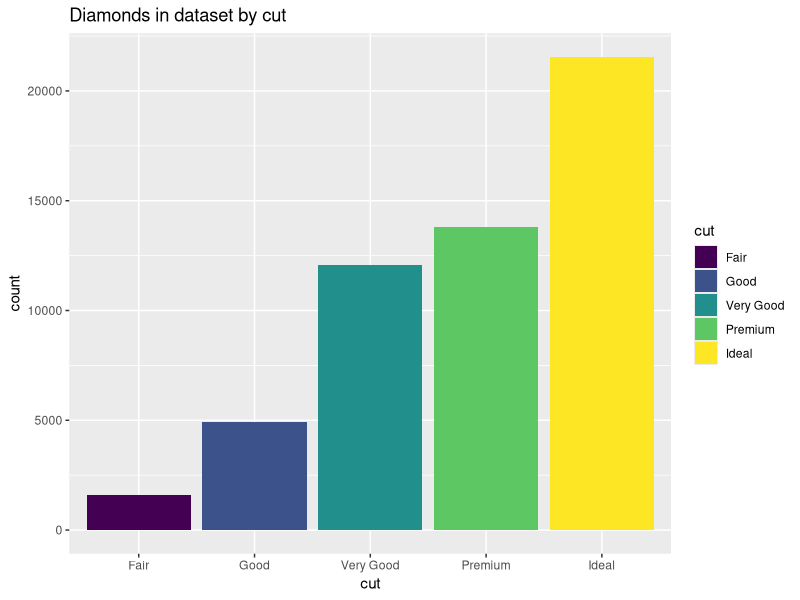
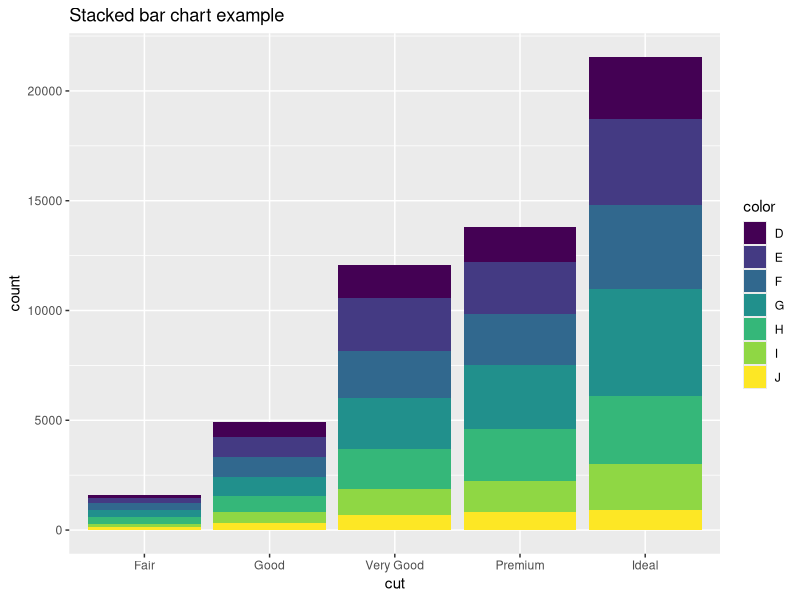
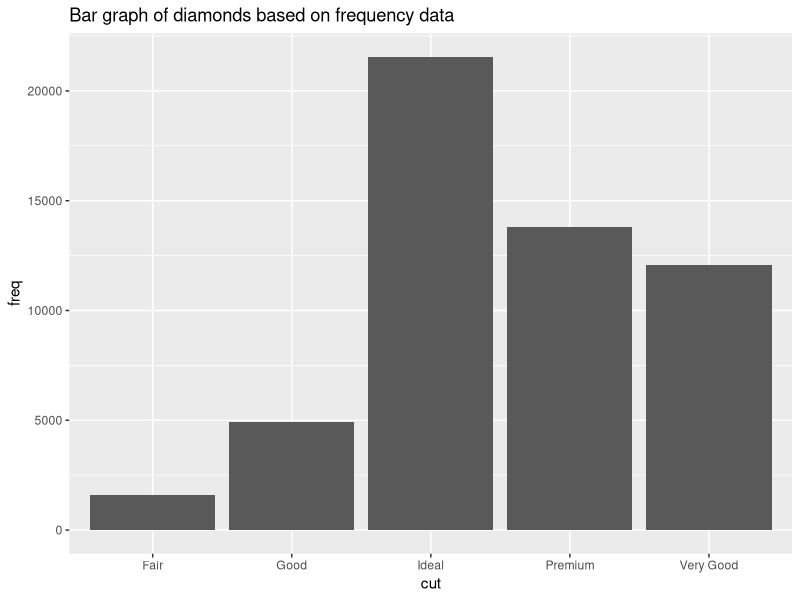
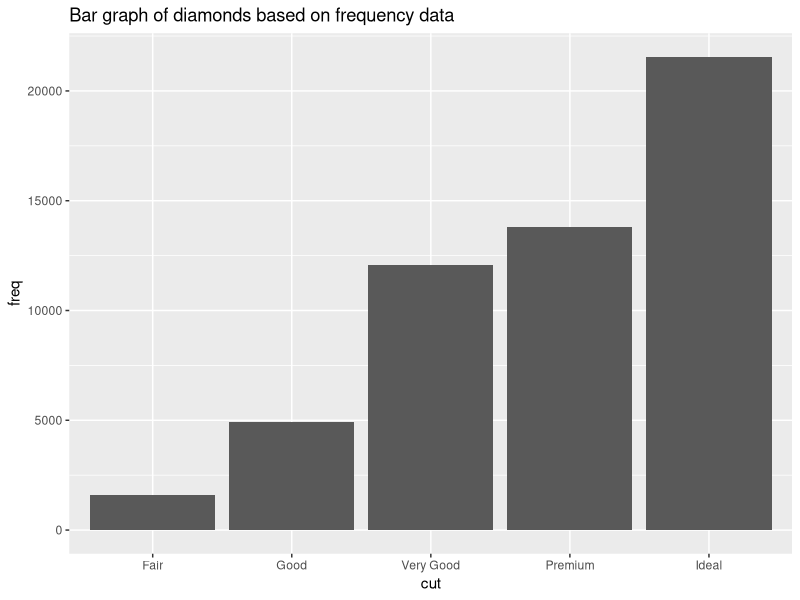
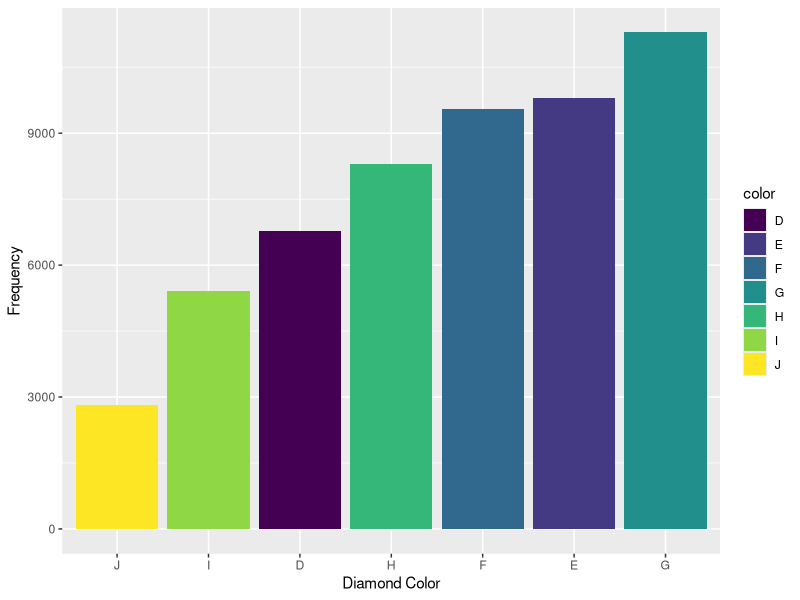
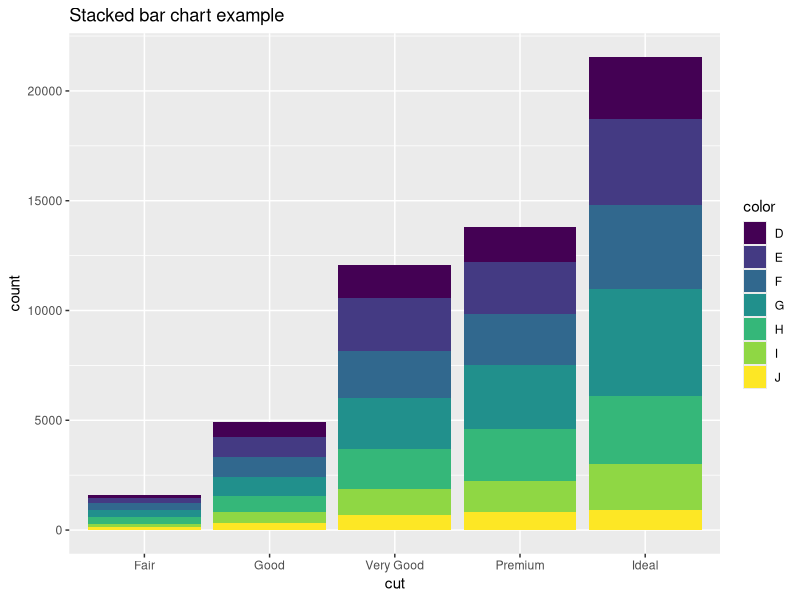
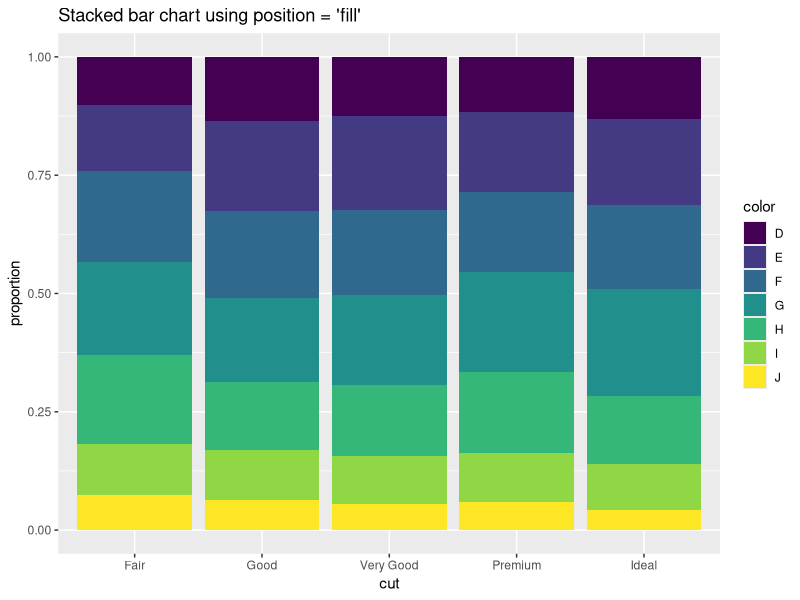
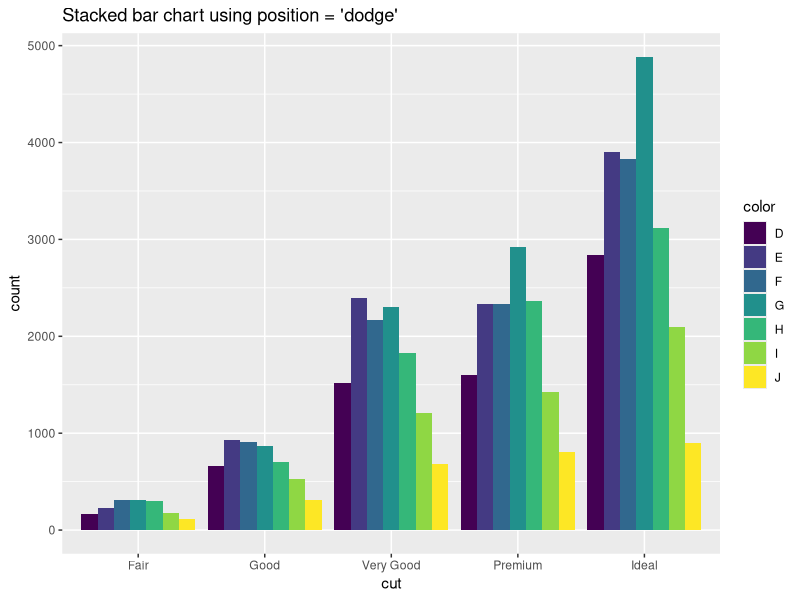

Generate these figures, in order, with R:
## ---- chunk 1
knitr::opts_chunk$set(echo = FALSE)
library(ggplot2)
library(dplyr)
library(magrittr)
## ---- chunk 2
ggplot(data = diamonds) + 
  geom_bar(mapping = aes(x = cut, fill=cut)) +
  ggtitle("Diamonds in dataset by cut")
## ---- chunk 3
ggplot(data = diamonds) + 
  geom_bar(mapping = aes(x = cut, fill=color)) +
  ggtitle("Stacked bar chart example")
## ---- chunk 4
demo <- data.frame(cut = c("Fair", "Good", "Very Good", "Premium", "Ideal"), 
                   freq = c(1610, 4905, 12082, 13791, 21551)
)
ggplot(demo) + geom_bar(aes(x=cut, y=freq), stat="Identity") +
  ggtitle("Bar graph of diamonds based on frequency data")
## ---- chunk 5
demo1 <- diamonds %>% group_by(cut) %>% summarize(freq=n())
demo1
## ---- chunk 6
ggplot(demo1) + geom_bar(aes(x=cut, y=freq), stat="Identity") +
  ggtitle("Bar graph of diamonds based on frequency data")
## ---- chunk 7
ggplot(diamonds, aes(x=reorder(color, color, FUN = length), fill=color)) + geom_bar() +
  xlab("Diamond Color") + ylab("Frequency")
  ggtitle("Diamond color sorted by frequency of occurrance")
## ---- chunk 8
ggplot(data = diamonds) + 
  geom_bar(mapping = aes(x = cut, fill=color)) +
  ggtitle("Stacked bar chart example")
## ---- chunk 9
ggplot(data = diamonds) + 
  geom_bar(mapping = aes(x = cut, fill=color), position="fill") +
  ylab("proportion") +
  ggtitle("Stacked bar chart using position = 'fill'")
## ---- chunk 10
ggplot(data = diamonds) + 
  geom_bar(mapping = aes(x = cut, fill=color), position="dodge") +
  ggtitle("Stacked bar chart using position = 'dodge'")
## ---- chunk 11
ggplot(diamonds) + geom_boxplot(aes(x=color, y = carat)) + 
  ggtitle("Box and whiskers example")
## ---- chunk 12
ggplot(diamonds) + geom_violin(aes(x=color, y = carat)) + 
  ggtitle("Violin plot example")
## ---- chunk 13
ggplot(diamonds) + stat_summary(aes(x=color, y = carat), fun.y = mean, fun.ymin=min, fun.ymax=max) + 
  ggtitle("stat_summary example with mean and max/min")
## ---- chunk 14
q05 <- function(x) quantile(x, 0.05)
q95 <- function(x) quantile(x, 0.95)
ggplot(diamonds) + stat_summary(aes(x=color, y = carat), fun.y = median, fun.ymin=q05, fun.ymax=q95) + 
  ggtitle("stat_summary example with median and 5th and 95th quantiles")
## ---- chunk 15
ggplot(diamonds) + stat_summary(aes(x=color, y = carat), fun.y = median, fun.ymin=q05, fun.ymax=q95) + coord_flip() +
  ggtitle("stat_summary example with median and 5th and 95th quantiles")
## ---- chunk 16
ggplot(diamonds) + geom_violin(aes(x=color, y = carat)) + coord_flip() + 
  ggtitle("Violin plot example")
## ---- chunk 17
ggplot(diamonds) + geom_density(aes(carat)) + facet_wrap(~ color) + 
  ggtitle("Density plot example with facet wrap")
## ---- chunk 18
ggplot(diamonds) + geom_density(aes(carat)) + facet_grid(. ~ color) + 
  ggtitle("Density plot example with facet grid - horizontal")
## ---- chunk 19
ggplot(diamonds) + geom_density(aes(carat)) + facet_grid(color ~ .) + 
  ggtitle("Density plot example with facet grid - vertical")
## ---- chunk 20
diamonds %>% 
  count(color, cut) %>%  
  ggplot() + geom_tile(mapping=aes(x=color, y=cut, fill=n)) +
  ggtitle("geom_title for counting observations by cut and color")
## ---- chunk 21
diamondcaratprice <- ggplot(diamonds, aes(x=carat, y=price))
diamondcaratprice + geom_point()
## ---- chunk 22
diamondcaratprice + geom_bin2d()
## ---- chunk 23
diamondcaratprice + geom_hex()
## ---- chunk 24
data(economics)
summary(economics)
## ---- chunk 25
ggplot(economics, aes(date, unemploy / pop)) +
  geom_line() + ggtitle("Unemployment rate")
## ---- chunk 26
ggplot(economics, aes(date, uempmed)) +
  geom_line() + ggtitle("Length of unemployment")
## ---- chunk 27
ggplot(economics, aes(unemploy / pop, uempmed)) + 
  geom_path() + geom_point() + ggtitle("Comparison of unemployment rate and length")
## ---- chunk 28
year <- function(x) as.POSIXlt(x)$year + 1900
ggplot(economics, aes(unemploy / pop, uempmed)) + 
  geom_path(colour = "grey50") +
  geom_point(aes(colour = year(date)))
## ---- chunk 29
library(RColorBrewer)
## ---- chunk 30
dsmall <- diamonds %>% sample_n(200)
ggplot(dsmall) + geom_point(aes(x=carat, y=price, color = color))
## ---- chunk 31
ggplot(dsmall) + geom_point(aes(x=carat, y=price, color = color)) +
  scale_colour_brewer(palette = "Set1")
## ---- chunk 32
ggplot(dsmall) + geom_point(aes(x=carat, y=price, color = color)) +
  scale_colour_brewer(palette = "YlOrBr")
## ---- chunk 33
diamondplot <- ggplot(dsmall) + geom_point(aes(x=carat, y=price, color = color)) +
  scale_colour_brewer(palette = "YlOrBr")
diamondplot
## ---- chunk 34
diamondplot + theme_classic()
## ---- chunk 35
diamondplot + theme_bw()
## ---- chunk 36
diamondplot + theme_linedraw()
## ---- chunk 37
diamondplot + theme_void()
